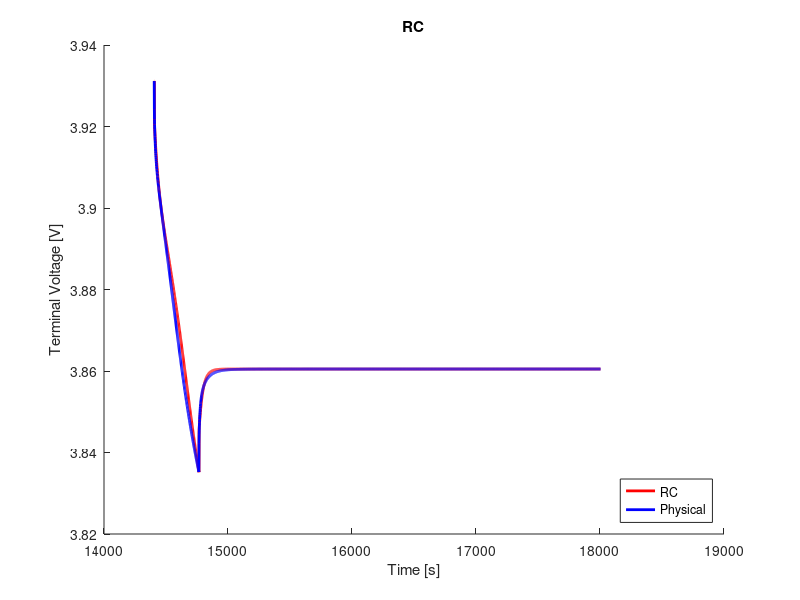

Write the MATLAB code that produced this figure.
clear;
clc;
close all;

%% load data
load('ocv_final.mat');
time_ocv = time;
load('pulse_1_c_4.mat');
load('rc1_cf_params.mat');

%% voltage limitations
v_max = 4.4;                                    % cut-over voltage
v_min = 3.0;                                    % cut-off voltage

%% resample ocv and soc
t1 = time_ocv(1);
t2 = time_ocv(end);
dt = 1;                                         % sample time
t = (t1:dt:t2) - t1;

ocv = interp1(time_ocv, ocv, t1:dt:t2);
soc = interp1(time_ocv, soc, t1:dt:t2);

s = length(time);

%% variables
Q = 16.8;
eta = 1.0;                                  % coulombic efficiency

n = 1;                                      % number of rc links
i_r = zeros(n, 1);
v_c = zeros(n, 1);
flag = 1;

%% compute soc
ind_init = interp1(soc, 1:length(soc), 0.6133, 'nearest');
v_t(1) = ocv(ind_init);
z0 = soc(ind_init);
z = z0 - dt/(Q*3600)*eta*cumsum(I(1:end));

% manual fit
p = 5;
r0 = r0_cf(p)*1.5;
r1 = r1_cf(p);
% r2 = r2_cf(p);
% r3 = r3_cf(p);
c1 = c1_cf(p);
% c2 = c2_cf(p);
% c3 = c3_cf(p);

r = [r1];
c = [c1];

%% compute terminal voltage
for j = 1:n
    f(j) = exp(-dt/(r(j)*c(j)));
end
for k = 1:s-1
    if flag == 1
        i_r(:, k+1) = diag(f)*i_r(:, k) + (1-f')*I(k);
        v_c(:, k) = i_r(:, k).*r;
        ind = interp1(soc, 1:length(soc), z(k), 'nearest');
        v_t(k+1) = ocv(ind) - sum(v_c(:, k)) - I(k).*r0;
        if v_t(k) < v_min
            fprintf('Reached lower voltage limit.');
            flag = 0;
        end
        if v_t(k) > v_max
            fprintf('Reached upper voltage limit.');
            flag = 0;
        end 
    end
end

%% compute rms error
v_t = reshape(v_t, size(V_batt_time));
rmse = 1000*sqrt(mean((V_batt_time - v_t).^2))     % [mV]

%% plot
figure(1);
hold on;
plot(time, v_t, 'r', 'LineWidth', 2)
hold on;
plot(time, V_batt_time, 'b', 'LineWidth', 2)
xlabel('Time [s]')
ylabel('Terminal Voltage [V]')
title('RC')
legend('RC', 'Physical', 'location', 'southeast')
